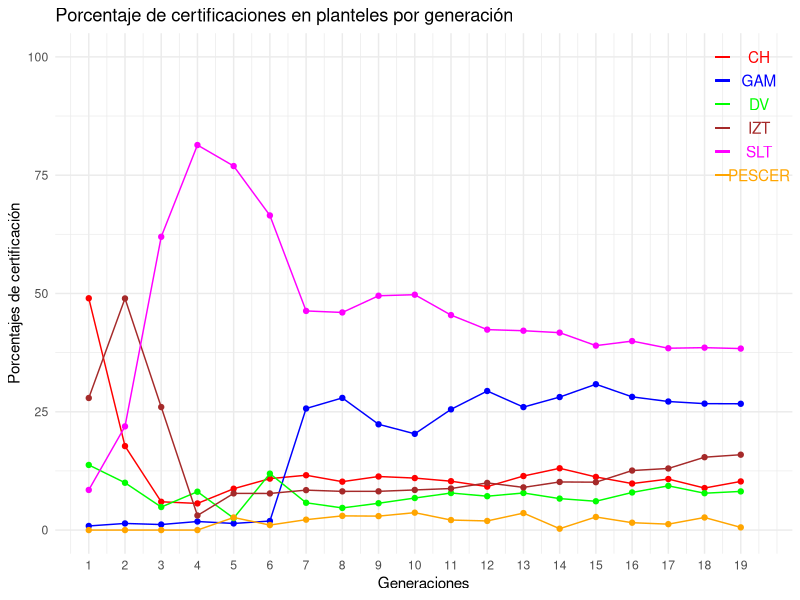
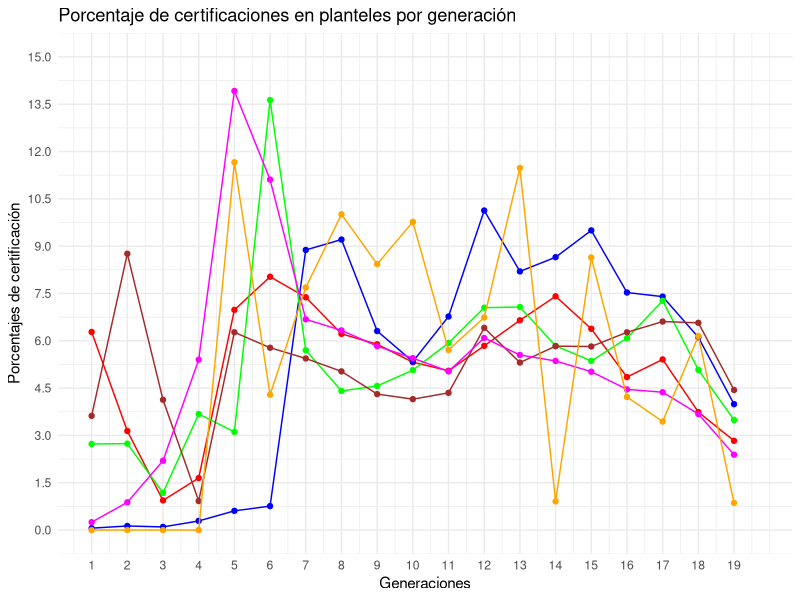
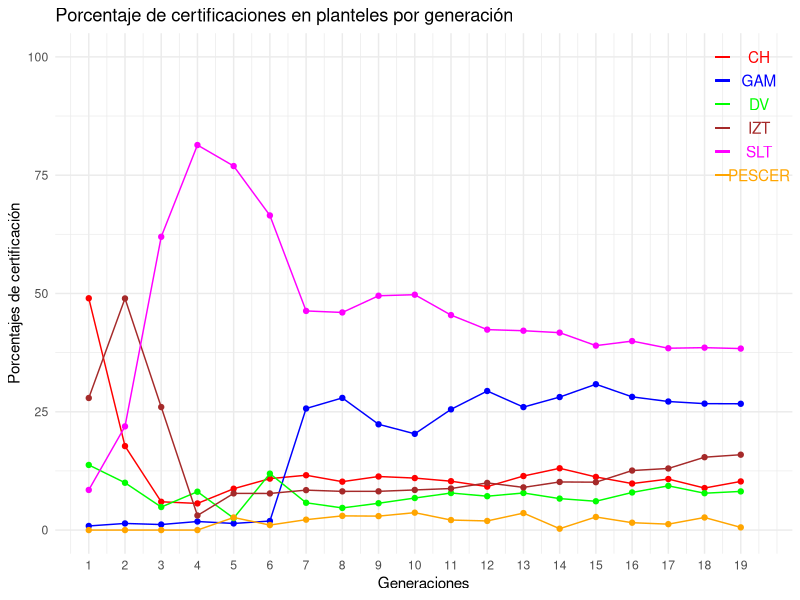

These figures' R source, in order:
setwd("~/Documentos/MiGitHub/ProyectoCertificacion")
#setwd("~/Desktop/MiGithub/ProyectoCertificacion")
# Datos de la tabla
data <- matrix(c(
  8263, 146, 2321, 4707, 1430, 0,
  4132, 326, 2328, 11398, 5101, 0,
  1235, 241, 1006, 5370, 12801, 0,
  2173, 697, 3130, 1191, 31416, 0,
  9193, 1476, 2647, 8157, 80933, 2794,
  10566, 1852, 11588, 7523, 64603, 1029,
  9718, 21549, 4843, 7076, 38846, 1844,
  8183, 22348, 3749, 6545, 36801, 2399,
  7756, 15305, 3881, 5612, 33917, 2020,
  7005, 12963, 4311, 5406, 31698, 2342,
  6653, 16435, 5044, 5656, 29265, 1368,
  7688, 24588, 5988, 8342, 35439, 1615,
  8749, 19903, 6007, 6911, 32264, 2750,
  9753, 20987, 4963, 7590, 31143, 217,
  8400, 23058, 4558, 7571, 29166, 2071,
  6383, 18276, 5165, 8166, 25932, 1011,
  7120, 17947, 6180, 8601, 25392, 825,
  4928, 14830, 4321, 8548, 21391, 1474,
  3727, 9678, 2962, 5775, 13907, 206
), nrow = 19, byrow = TRUE)

# Asignar nombres a las filas y columnas
rownames(data) <- c("01", "02", "03", "04", "05", "06", "07", 
                    "08", "09", "10", "11", "12", "13", "14", 
                    "15", "16", "17", "18", "19")
colnames(data) <- c("CH", "GAM", "DV", "IZT", "SLT", "PESCER")
print(data)
# - - - - - - - - -  - - - - - - - - -  - - - - - - - - -  - - - - - - - - - 
# Calcular porcentajes por generacion
# - - - - - - - - -  - - - - - - - - -  - - - - - - - - -  - - - - - - - - - 
suma <- matrix(0,19,1)
for(i in 1:19){
  for(j in 1:6){
    suma[i] <- suma[i] +data[i,j]
  }
}
PorcentajesGeneracion <- matrix(0,19,6)
for(i in 1:19){
  PorcentajesGeneracion[i,]<- round(data[i,]/suma[i]*100,2); print(sum(data[1,]/suma[1]))
}
print(PorcentajesGeneracion)
rownames(PorcentajesGeneracion) <- c("01", "02", "03", "04", "05", "06", "07", 
                    "08", "09", "10", "11", "12", "13", "14", 
                    "15", "16", "17", "18", "19")
colnames(PorcentajesGeneracion) <- c("CH", "GAM", "DV", "IZT", "SLT", "PESCER")
print(PorcentajesGeneracion)
DatosGeneracion <- cbind(suma, data); print(DatosGeneracion)
colnames(DatosGeneracion) <- c("Totales","CH", "GAM", "DV", "IZT", "SLT", "PESCER")
print(DatosGeneracion)
# - - - - - - - - -  - - - - - - - - -  - - - - - - - - -  - - - - - - - - - 
# Calcular porcentajes totales por generacion
# - - - - - - - - -  - - - - - - - - -  - - - - - - - - -  - - - - - - - - - 
DatosGeneracion[,1]
total <- sum(DatosGeneracion[,1])
PorcentajeDatosGeneracion <- (DatosGeneracion[,1]/total)*100
sum(PorcentajeDatosGeneracion)
DatosGeneracion <- cbind(DatosGeneracion,round(PorcentajeDatosGeneracion,2))
colnames(DatosGeneracion) <- c("Totales","CH", "GAM", "DV", "IZT", "SLT", 
                               "PESCER", "% Gen")
print(DatosGeneracion)
# - - - - - - - - -  - - - - - - - - -  - - - - - - - - -  - - - - - - - - - 
# Calcular porcentajes por Planteles
# - - - - - - - - -  - - - - - - - - -  - - - - - - - - -  - - - - - - - - - 
suma <- matrix(0,6,1)
for(i in 1:6){
  suma[i] <- sum(data[,i])
}
PorcentajesPlantel <- matrix(0,19,6)
for(i in 1:6){
  PorcentajesPlantel[,i] <- data[,i]/suma[i]*100; print(sum(PorcentajesPlantel[,i]))
}
PorcentajesPlantel <- round(PorcentajesPlantel,2)
rownames(PorcentajesPlantel) <- c("01", "02", "03", "04", "05", "06", "07", 
                           "08", "09", "10", "11", "12", "13", "14", 
                           "15", "16", "17", "18", "19")
colnames(PorcentajesPlantel) <- c("CH", "GAM", "DV", "IZT", "SLT", "PESCER")
print(PorcentajesPlantel)
# - - - - - - - - -  - - - - - - - - -  - - - - - - - - -  - - - - - - - - - 
# Calcular porcentajes totales por Planteles
# - - - - - - - - -  - - - - - - - - -  - - - - - - - - -  - - - - - - - - - 
DatosPlantel <- c()
DatosPlantel <- rbind(t(suma),data)
rownames(DatosPlantel) <- c("Ttl","01", "02", "03", "04", "05", "06", "07", 
                            "08", "09", "10", "11", "12", "13", "14", "15",
                            "16", "17", "18", "19")
print(DatosPlantel)
total <- sum(DatosPlantel[1,])
DatosPlantel[1,]
PorcentajeDatosplantel <- (DatosPlantel[1,]/total)*100
sum(PorcentajeDatosGeneracion)
DatosPlantel <- rbind(DatosPlantel,round(PorcentajeDatosplantel,2))
rownames(DatosPlantel) <- c("Ttl","01", "02", "03", "04", "05", "06", "07", 
                            "08", "09", "10", "11", "12", "13", "14", "15",
                            "16", "17", "18", "19","% Plantel")
print(DatosPlantel)
print(DatosGeneracion)
# - - - - - - - - -  - - - - - - - - -  - - - - - - - - -  - - - - - - - - - 
library(xtable)
# - - - - - - - - -  - - - - - - - - -  - - - - - - - - -  - - - - - - - - - 
# Crear objetos xtable para las tablas de porcentajes por generación y por planteles
xtable_generacion <- xtable(PorcentajesGeneracion, caption = "Porcentajes por Generación")
xtable_planteles <- xtable(PorcentajesPlantel, caption = "Porcentajes por Planteles")
xtable_datosgeneracion <- xtable(DatosGeneracion, caption = "Datos por Generación")
xtable_datosplanteles <- xtable(DatosPlantel, caption = "Datos por Planteles")
# Imprimir las tablas en formato LaTeX
print(xtable_generacion, caption.placement = "top", type = "latex")
print(xtable_planteles, caption.placement = "top", type = "latex")
print(xtable_datosplanteles, caption.placement = "top", type = "latex")
print(xtable_datosgeneracion, caption.placement = "top", type = "latex")
# - - - - - - - - -  - - - - - - - - -  - - - - - - - - -  - - - - - - - - - 
# Guardar la tabla de porcentajes por generación en un archivo LaTeX
cat("\\documentclass{article}\n", file = "tabla_generacion.tex")
cat("\\usepackage{booktabs}\n", file = "tabla_generacion.tex", append = TRUE)
cat("\\begin{document}\n", file = "tabla_generacion.tex", append = TRUE)
print(xtable_generacion, caption.placement = "top", type = "latex", file = "tabla_generacion.tex", append = TRUE)
cat("\\end{document}\n", file = "tabla_generacion.tex", append = TRUE)

cat("\\documentclass{article}\n", file = "tabla_datosgeneracion.tex")
cat("\\usepackage{booktabs}\n", file = "tabla_datosgeneracion.tex", append = TRUE)
cat("\\begin{document}\n", file = "tabla_datosgeneracion.tex", append = TRUE)
print(xtable_datosgeneracion, caption.placement = "top", type = "latex", file = "tabla_datosgeneracion.tex", append = TRUE)
cat("\\end{document}\n", file = "tabla_datosgeneracion.tex", append = TRUE)

# Guardar la tabla de porcentajes por planteles en un archivo LaTeX
cat("\\documentclass{article}\n", file = "tabla_planteles.tex")
cat("\\usepackage{booktabs}\n", file = "tabla_planteles.tex", append = TRUE)
cat("\\begin{document}\n", file = "tabla_planteles.tex", append = TRUE)
print(xtable_planteles, caption.placement = "top", type = "latex", file = "tabla_planteles.tex", append = TRUE)
cat("\\end{document}\n", file = "tabla_planteles.tex", append = TRUE)

# Guardar la tabla de porcentajes por planteles en un archivo LaTeX
cat("\\documentclass{article}\n", file = "tabla_datosplanteles.tex")
cat("\\usepackage{booktabs}\n", file = "tabla_datosplanteles.tex", append = TRUE)
cat("\\begin{document}\n", file = "tabla_datosplanteles.tex", append = TRUE)
print(xtable_datosplanteles, caption.placement = "top", type = "latex", file = "tabla_datosplanteles.tex", append = TRUE)
cat("\\end{document}\n", file = "tabla_datosplanteles.tex", append = TRUE)
# - - - - - - - - - - - -   - - - - - - - - - - - -   - - - - - - - - - - - -   - - - - - - - - - - - - 
#  
library(ggplot2)
library(scales)  # Cargar el paquete "scales"
# - - - - - - - - - - - -   - - - - - - - - - - - -   - - - - - - - - - - - -   - - - - - - - - - - - - 
# Datos de la tabla
data <- data.frame(
  X = 1:19,
  CH = c(48.99, 17.75, 5.98, 5.63, 8.74, 10.87, 11.59, 10.23, 11.32, 10.99, 10.33, 9.19, 11.42, 13.06, 11.23, 9.83, 10.78, 8.88, 10.28),
  GAM = c(0.87, 1.40, 1.17, 1.81, 1.40, 1.91, 25.69, 27.93, 22.35, 20.34, 25.51, 29.39, 25.99, 28.11, 30.82, 28.15, 27.17, 26.72, 26.69),
  DV = c(13.76, 10.00, 4.87, 8.11, 2.52, 11.93, 5.77, 4.68, 5.67, 6.77, 7.83, 7.16, 7.84, 6.65, 6.09, 7.95, 9.35, 7.79, 8.17),
  IZT = c(27.91, 48.95, 26.00, 3.08, 7.75, 7.74, 8.44, 8.18, 8.19, 8.48, 8.78, 9.97, 9.02, 10.17, 10.12, 12.58, 13.02, 15.40, 15.93),
  SLT = c(8.48, 21.91, 61.98, 81.37, 76.93, 66.49, 46.31, 45.99, 49.52, 49.74, 45.43, 42.36, 42.13, 41.72, 38.98, 39.94, 38.43, 38.55, 38.36),
  PESCER = c(0.00, 0.00, 0.00, 0.00, 2.66, 1.06, 2.20, 3.00, 2.95, 3.68, 2.12, 1.93, 3.59, 0.29, 2.77, 1.56, 1.25, 2.66, 0.57)
)
# Crear una gráfica base
p <- ggplot(data, aes(X))
# Agregar líneas y puntos para cada columna
p <- p +
  geom_line(aes(y = CH), color = "red") +
  geom_point(aes(y = CH), color = "red") +
  geom_line(aes(y = GAM), color = "blue") +
  geom_point(aes(y = GAM), color = "blue") +
  geom_line(aes(y = DV), color = "green") +
  geom_point(aes(y = DV), color = "green") +
  geom_line(aes(y = IZT), color = "brown") +
  geom_point(aes(y = IZT), color = "brown") +
  geom_line(aes(y = SLT), color = "magenta") +
  geom_point(aes(y = SLT), color = "magenta") +
  geom_line(aes(y = PESCER), color = "orange") +
  geom_point(aes(y = PESCER), color = "orange")
# Añadir etiquetas de color en el lado superior derecho
p <- p + annotate("text", x = 19.5, y = 100, label = "CH", color = "red") +
  annotate("text", x = 19.5, y = 95, label = "GAM", color = "blue") +
  annotate("text", x = 19.5, y = 90, label = "DV", color = "green") +
  annotate("text", x = 19.5, y = 85, label = "IZT", color = "brown") +
  annotate("text", x = 19.5, y = 80, label = "SLT", color = "magenta") +
  annotate("text", x = 19.5, y = 75, label = "PESCER", color = "orange")
# Añadir líneas de color que conectan las etiquetas con las series correspondientes
p <- p +
  geom_segment(aes(x = 18.3, xend = 18.7, y = 100, yend = 100), color = "red") +
  geom_segment(aes(x = 18.3, xend = 18.7, y = 95, yend = 95), color = "blue") +
  geom_segment(aes(x = 18.3, xend = 18.7, y = 90, yend = 90), color = "green") +
  geom_segment(aes(x = 18.3, xend = 18.7, y = 85, yend = 85), color = "brown") +
  geom_segment(aes(x = 18.3, xend = 18.7, y = 80, yend = 80), color = "magenta") +
  geom_segment(aes(x = 18.3, xend = 18.7, y = 75, yend = 75), color = "orange")
# Ajustar el escalado del eje X
p <- p + scale_x_continuous(breaks = data$X)
# Configurar etiquetas y tema
p <- p +
  labs(title = "Porcentaje de certificaciones en planteles por generación",
       x = "Generaciones",
       y = "Porcentajes de certificación") +
  theme_minimal()

# Imprimir la gráfica
print(p)
# Guardar el gráfico en formato PDF
ggsave("graficoPorcentajesPlantel.pdf", plot = p, device = "pdf")
# - - - - - - - - - - - -   - - - - - - - - - - - -   - - - - - - - - - - - -   - - - - - - - - - - - - 
library(ggplot2)
library(scales)  # Cargar el paquete "scales"
# - - - - - - - - - - - -   - - - - - - - - - - - -   - - - - - - - - - - - -   - - - - - - - - - - - - 
# Datos de la tabla de Porcentajes por Planteles
data_planteles <- data.frame(
  X = 1:19,
  CH = c(6.28, 3.14, 0.94, 1.65, 6.98, 8.03, 7.38, 6.22, 5.89, 5.32, 5.05, 5.84, 6.65, 7.41, 6.38, 4.85, 5.41, 3.74, 2.83),
  GAM = c(0.06, 0.13, 0.10, 0.29, 0.61, 0.76, 8.88, 9.21, 6.31, 5.34, 6.77, 10.13, 8.20, 8.65, 9.50, 7.53, 7.40, 6.11, 3.99),
  DV = c(2.73, 2.74, 1.18, 3.68, 3.11, 13.63, 5.70, 4.41, 4.57, 5.07, 5.93, 7.05, 7.07, 5.84, 5.36, 6.08, 7.27, 5.08, 3.49),
  IZT = c(3.62, 8.76, 4.13, 0.92, 6.27, 5.78, 5.44, 5.03, 4.31, 4.15, 4.35, 6.41, 5.31, 5.83, 5.82, 6.27, 6.61, 6.57, 4.44),
  SLT = c(0.25, 0.88, 2.20, 5.40, 13.92, 11.11, 6.68, 6.33, 5.83, 5.45, 5.03, 6.09, 5.55, 5.36, 5.02, 4.46, 4.37, 3.68, 2.39),
  PESCER = c(0.00, 0.00, 0.00, 0.00, 11.66, 4.29, 7.69, 10.01, 8.43, 9.77, 5.71, 6.74, 11.48, 0.91, 8.64, 4.22, 3.44, 6.15, 0.86)
)
# Crear una gráfica base para Porcentajes por Planteles
p_planteles <- ggplot(data_planteles, aes(X))
# Agregar líneas y puntos para cada columna en Porcentajes por Planteles
p_planteles <- p_planteles +
  geom_line(aes(y = CH), color = "red") +
  geom_point(aes(y = CH), color = "red") +
  geom_line(aes(y = GAM), color = "blue") +
  geom_point(aes(y = GAM), color = "blue") +
  geom_line(aes(y = DV), color = "green") +
  geom_point(aes(y = DV), color = "green") +
  geom_line(aes(y = IZT), color = "brown") +
  geom_point(aes(y = IZT), color = "brown") +
  geom_line(aes(y = SLT), color = "magenta") +
  geom_point(aes(y = SLT), color = "magenta") +
  geom_line(aes(y = PESCER), color = "orange") +
  geom_point(aes(y = PESCER), color = "orange")
# Añadir etiquetas de color en el lado superior derecho para Porcentajes por Planteles
p_planteles <- p_planteles + annotate("text", x = 19.5, y = 100, label = "CH", color = "red") +
  annotate("text", x = 19.5, y = 95, label = "GAM", color = "blue") +
  annotate("text", x = 19.5, y = 90, label = "DV", color = "green") +
  annotate("text", x = 19.5, y = 85, label = "IZT", color = "brown") +
  annotate("text", x = 19.5, y = 80, label = "SLT", color = "magenta") +
  annotate("text", x = 19.5, y = 75, label = "PESCER", color = "orange")
# Añadir líneas de color que conectan las etiquetas con las series correspondientes para Porcentajes por Planteles
p_planteles <- p_planteles +
  geom_segment(aes(x = 19.3, xend = 19.7, y = 100, yend = 100), color = "red") +
  geom_segment(aes(x = 19.3, xend = 19.7, y = 95, yend = 95), color = "blue") +
  geom_segment(aes(x = 19.3, xend = 19.7, y = 90, yend = 90), color = "green") +
  geom_segment(aes(x = 19.3, xend = 19.7, y = 85, yend = 85), color = "brown") +
  geom_segment(aes(x = 19.3, xend = 19.7, y = 80, yend = 80), color = "magenta") +
  geom_segment(aes(x = 19.3, xend = 19.7, y = 75, yend = 75), color = "orange")
# Ajustar el escalado del eje X para Porcentajes por Planteles
p_planteles <- p_planteles + scale_x_continuous(breaks = data_planteles$X)
# Configurar etiquetas y tema para Porcentajes por Planteles
p_planteles <- p_planteles +
  labs(title = "Porcentaje de certificaciones en planteles por generación",
       x = "Generaciones",
       y = "Porcentajes de certificación") +
  theme_minimal()
# Imprimir la gráfica para Porcentajes por Planteles
#print(p_planteles)
# Ajustar el escalado del eje Y para Porcentajes por Planteles
p_planteles <- p_planteles +
  scale_x_continuous(breaks = data_planteles$X) +
  scale_y_continuous(limits = c(0, 15), breaks = seq(0, 15, by = 1.5))
# Configurar etiquetas y tema para Porcentajes por Planteles
p_planteles <- p_planteles +
  labs(title = "Porcentaje de certificaciones en planteles por generación",
       x = "Generaciones",
       y = "Porcentajes de certificación") +
  theme_minimal()
# Imprimir la gráfica para Porcentajes por Planteles
print(p_planteles)
# - - - - - - - - - - - -   - - - - - - - - - - - -   - - - - - - - - - - - -   - - - - - - - - - - - - 
